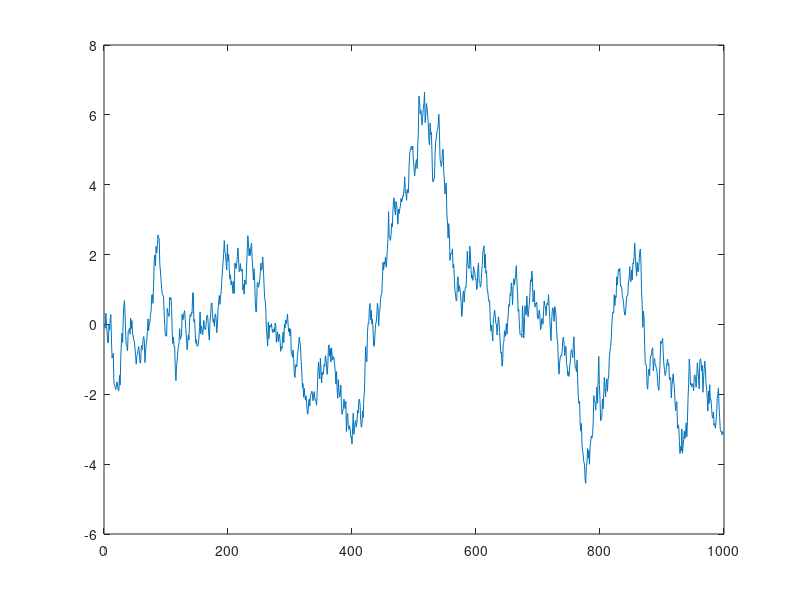

Write the MATLAB code that produced this figure.
%% Example Ornstein-Uhlenbeck process

% V[n] = V[n-1]exp(-beta*Ts)+DV[n]
% V[0] = 0
% DV[n] ~ N(0,1/(2*beta)*(1-exp(-2*beta*Ts)))

close all, clear all, clc;

N = 1000;

MAX_REPS = 1;

Ts = 0.1;

beta = 0.1;
n = [0:1:N-1];

% pd = makedist('Normal', 'mu', 0, 'sigma', Ts);

for rep=1:MAX_REPS
DV = random ('norm', 0, (1/(2*beta)*(1-exp(-2*beta*Ts)))^(1/2), 1, N); %% #################### CONTROLLA
% generates a matrix of size 1*N containing values distributed according to
% the chosen probability distribution

V = zeros(1,N);
% return
V(1) = 0;
    
    for i=2:N
        V(i) = V(i-1)*exp(-beta*Ts) + DV(i);
    end

    plot (n, V);
    hold on;
end
    